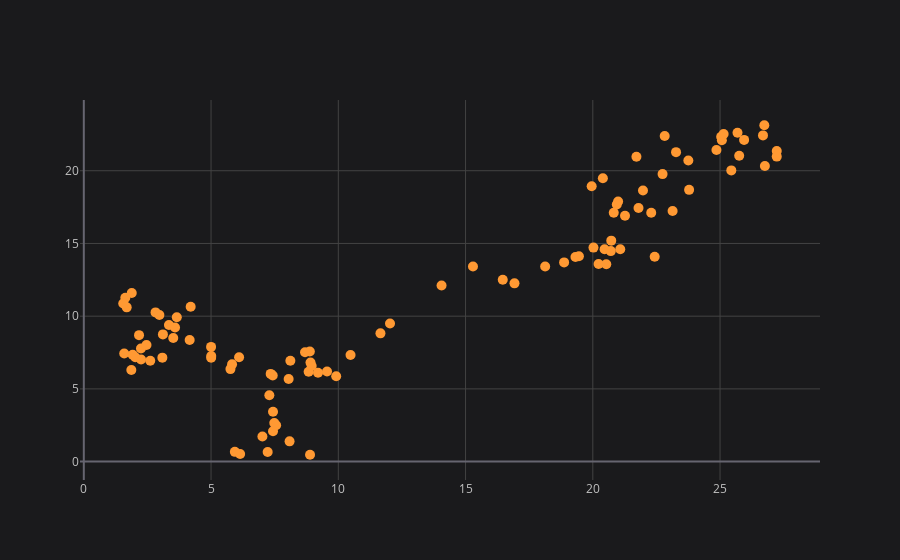

Notebook cell for this chart:
### Code cell
df.iplot(x='A',y='B',mode='markers',size = 10)
